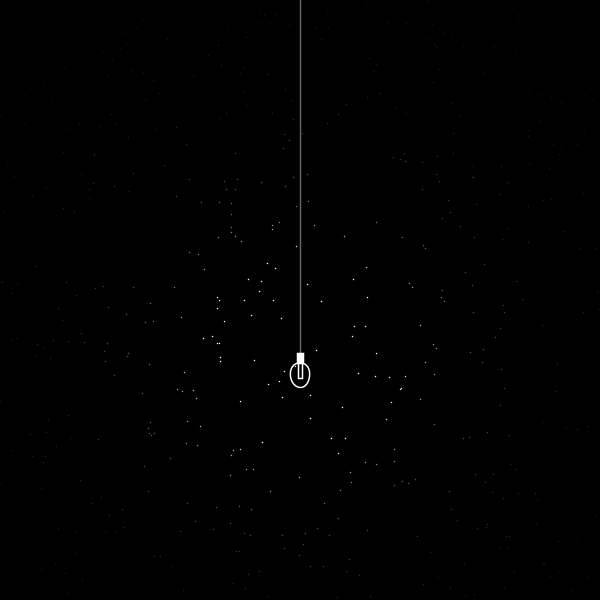
Frame 1 (no input)
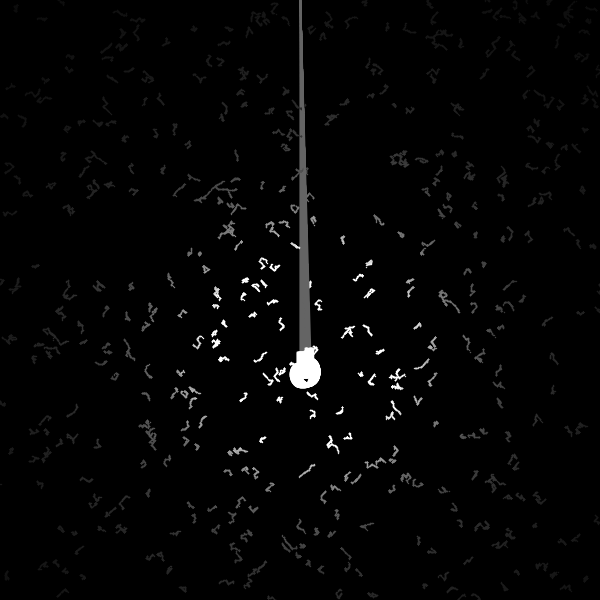
Frame 60 (the mouse pressed at the canvas centre just before this capture)
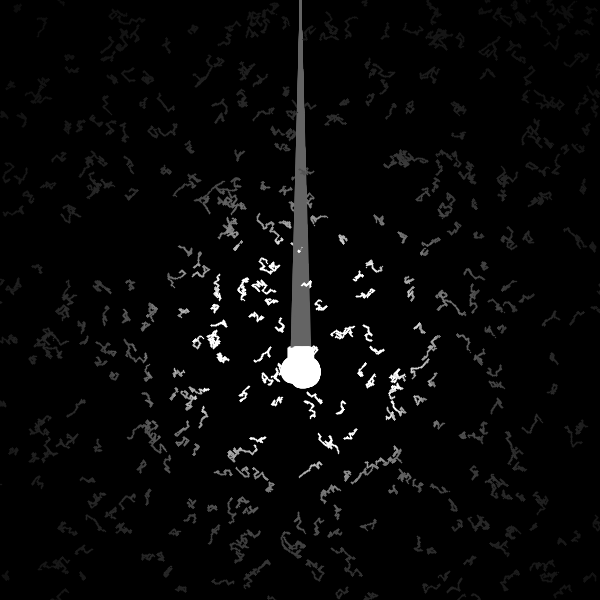
Frame 120 (the mouse held since frame 60 and released just before this capture)

The Processing sketch that drew these frames (run headless with seeded random() and noise(); from frame 60 on, the mouse is pressed at the canvas centre):

// Processing sketch: Lamp_and_dust
// ── Lamp_and_dust.pde
int num =500;

int maxdistx = 5;
int mindistx = -5;
int vardistx = 0;

int maxdisty = 5;
int mindisty = -5;
int vardisty = 0;

int maxspeed = 10;
int minspeed = 5;
int varspeed = 0;

float[] ax = new float[num];
float[] ay = new float[num]; 

float[] bx = new float[num];
float[] by = new float[num]; 

float[] sa = new float[num];

float[] ta = new float[num];

void setup(){
  size(600,600);
  background(0);
  for(int i=0;i<num;i++){
    //ax[i]=(float)Math.floor(Math.random()*200)+200;
    //ay[i]=(float)Math.floor(Math.random()*250)+300;
    ax[i]=(float)Math.floor(Math.random()*600);
    ay[i]=(float)Math.floor(Math.random()*600);
  }
  
  for(int i=0;i<num;i++){
      bx[i]=(float)(Math.random()*6)-3;
      by[i]=(float)(Math.random()*6)-3;
  }
  
  for(int i=0;i<num;i++){ 
      sa[i]=(float)Math.floor(Math.random()*20)+5;
  }
  
  for(int i=0;i<num;i++){
      ta[i]=0;
  }
  
}

float x=0;
float y=0;
float t=0;

float ans;


void draw() {
  clear();
  stroke(255);
  
  fill(0,0);
  //x=300+10*sin(radians(t+(float)((Math.random()*20)-10)));
  //y=350+3*cos(radians(t+(float)((Math.random()*20)-10)));
  x=300+10*sin(radians(t));
  y=350+3*cos(radians(t));
  strokeWeight(1.5);
  stroke(100);
  line(300,0,x,y);
  fill(255);
  stroke(255);
  rect(x-3,y,6,10);
  fill(0,0);
  arc(x, y+22, 20, 25, 0-PI/2.5, PI+PI/2.5);
  line(x-2, y+10, x-2, y+25);
  line(x+2, y+10, x+2, y+25);
  line(x-2, y+25, x+2, y+25);
  //point(x,y);
  t+=2;
  
  for(int i=0;i<num;i++){
    ans = (ay[i]-y)*(ay[i]-y)+(ax[i]-x)*(ax[i]-x);
    stroke(255*(100*100/ans));
    point(ax[i]+(bx[i]*sin(radians(ta[i]))),ay[i]+(by[i]*sin(radians(ta[i]))));
    ta[i]= ta[i]+sa[i];
    if (ta[i] >= 90){
      
      ax[i]=ax[i]+bx[i];
      ay[i]=ay[i]+by[i];
      
      bx[i]=(float)(Math.random()*(maxdistx-mindistx+vardistx))+mindistx;
      by[i]=(float)(Math.random()*(maxdisty-mindisty+vardisty))+mindisty;
      
      sa[i]=(float)Math.floor(Math.random()*(maxspeed-minspeed+varspeed))+minspeed;
      
      ta[i]=0;
    }
  }
}
